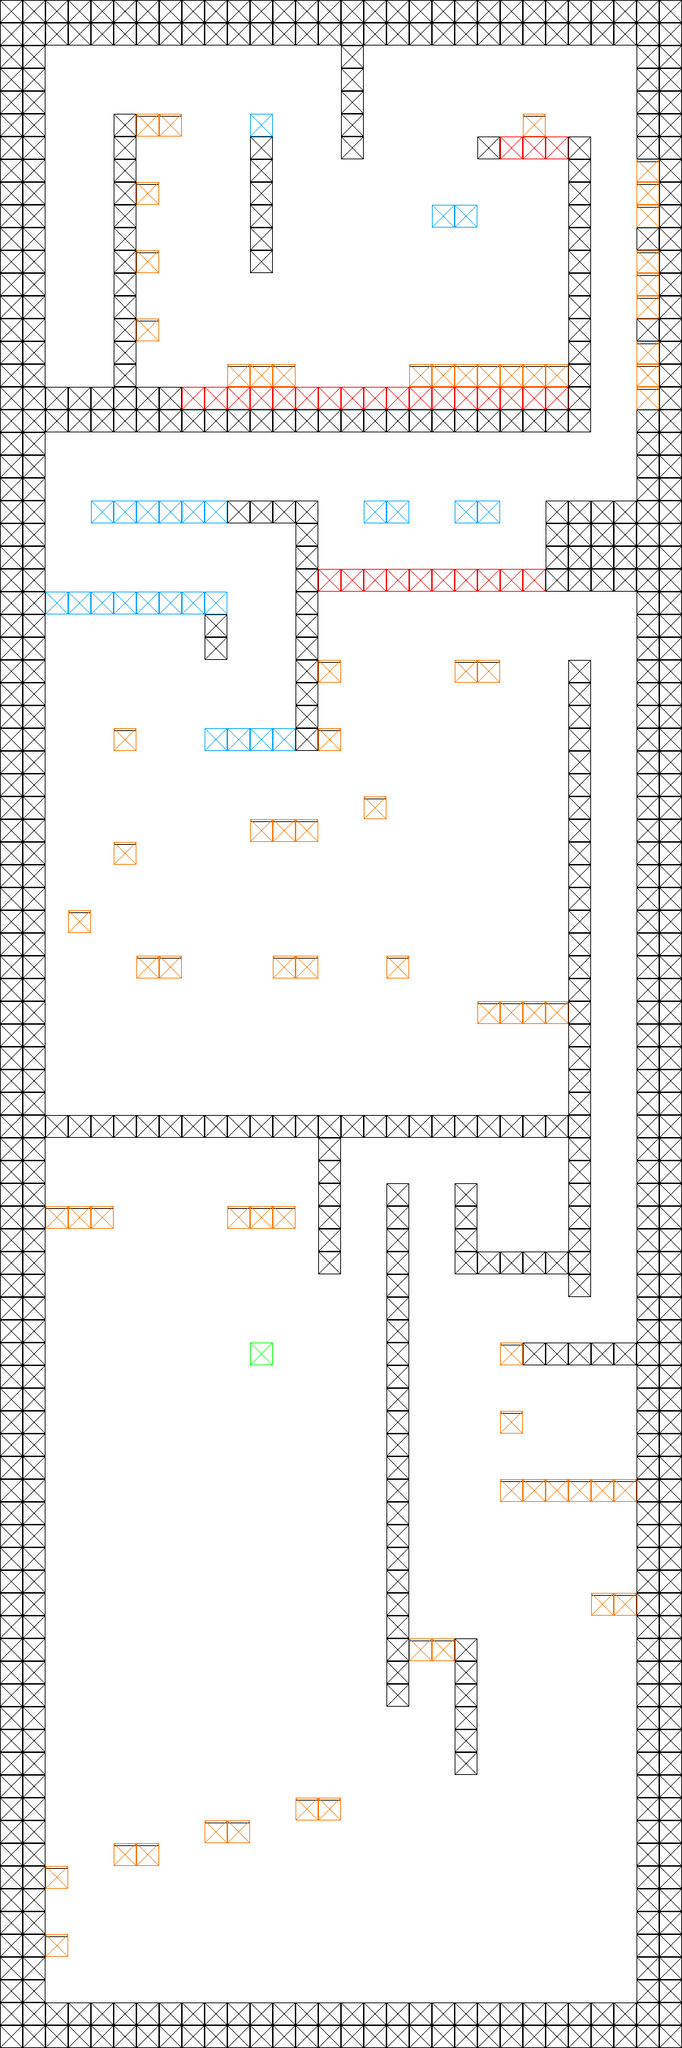

Below is a game level as drawn by its tile map, then a one-line description and the .tmx that defines it (tile-layer data replaced by summaries):
An orthogonal 30x90 tile map with 32x32 px tiles, 3 tile layers (prototype, tiles, collisions), 1 hidden layer not drawn, 5 tilesets and 27 objects (Door, Goal).

<map version="1.10" tiledversion="1.12.1" orientation="orthogonal" renderorder="right-down" width="30" height="90" tilewidth="32" tileheight="32" infinite="0" backgroundcolor="#ffffff" nextlayerid="6" nextobjectid="51">
 <editorsettings>
  <export target="../../src/PolyGone/Maps/Level3.json" format="json" />
 </editorsettings>
 <tileset firstgid="1" source="../TiledSets/CollisionTiles.tsx" />
 <tileset firstgid="17" source="../TiledSets/Proto.tsx" />
 <tileset firstgid="81" source="../TiledSets/EnemySheet.tsx" />
 <tileset firstgid="97" source="../TiledSets/TextureSheet.tsx" />
 <tileset firstgid="161" source="../TiledSets/PlayerSheet.tsx" />
 <imagelayer id="5" name="background" visible="0" parallaxx="0.8" parallaxy="0.9" repeatx="1" repeaty="1">
  <image source="../../src/PolyGone/Content/Textures/Backgrounds/CastleBackground.png" width="256" height="256" />
 </imagelayer>
 <layer id="1" name="prototype" width="30" height="90">
  <data>[2700 cells, 779 non-empty, 5 distinct tile ids]</data>
 </layer>
 <layer id="2" name="tiles" width="30" height="90">
  <data>[2700 cells, 0 non-empty, 0 distinct tile ids]</data>
 </layer>
 <objectgroup id="3" name="objects">
  <object id="6" gid="82" x="736" y="160" width="32" height="32" />
  <object id="7" gid="161" x="96" y="544" width="32" height="32" />
  <object id="8" name="Hub" type="Door" x="96" y="544" width="32" height="32">
   <properties>
    <property name="connects" value="Hub" />
    <property name="loadX" type="int" value="480" />
    <property name="loadY" type="int" value="576" />
   </properties>
  </object>
  <object id="9" gid="81" x="640" y="704" width="32" height="32" />
  <object id="10" gid="81" x="512" y="704" width="32" height="32" />
  <object id="14" gid="82" x="96" y="1568" width="32" height="32" />
  <object id="15" gid="82" x="736" y="1568" width="32" height="32" />
  <object id="21" gid="81" x="384" y="1152" width="32" height="32" />
  <object id="22" gid="81" x="640" y="928" width="32" height="32" />
  <object id="23" gid="82" x="416" y="1344" width="32" height="32" />
  <object id="24" gid="82" x="448" y="928" width="32" height="32" />
  <object id="25" gid="82" x="288" y="832" width="32" height="32" />
  <object id="28" gid="81" x="352" y="512" width="32" height="32" />
  <object id="29" gid="82" x="896" y="288" width="32" height="32" />
  <object id="30" gid="82" x="896" y="416" width="32" height="32" />
  <object id="31" gid="82" x="896" y="544" width="32" height="32" />
  <object id="32" name="Goal" type="Goal" x="96" y="1696" width="32" height="32" />
  <object id="38" gid="81" x="320" y="2560" width="32" height="32" />
  <object id="39" gid="81" x="800" y="2080" width="32" height="32" />
  <object id="40" gid="82" x="96" y="1696" width="32" height="32" />
  <object id="41" gid="85" x="192" y="704" width="32" height="32" />
  <object id="44" gid="83" x="96" y="1280" width="32" height="32" />
  <object id="45" gid="83" x="224" y="1568" width="32" height="32" />
  <object id="46" gid="83" x="608" y="1568" width="32" height="32" />
  <object id="47" gid="84" x="128" y="2816" width="32" height="32" />
  <object id="48" gid="84" x="384" y="2816" width="32" height="32" />
  <object id="49" gid="85" x="256" y="2816" width="32" height="32" />
 </objectgroup>
 <layer id="4" name="collisions" width="30" height="90">
  <data>[2700 cells, 779 non-empty, 5 distinct tile ids]</data>
 </layer>
</map>
